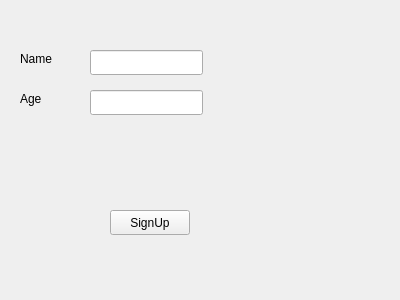
<?xml version="1.0" encoding="UTF-8"?>
<ui version="4.0">
 <class>SignUp</class>
 <widget class="QWidget" name="SignUp">
  <property name="geometry">
   <rect>
    <x>0</x>
    <y>0</y>
    <width>400</width>
    <height>300</height>
   </rect>
  </property>
  <property name="windowTitle">
   <string>SignUp</string>
  </property>
  <widget class="QLineEdit" name="lineEditAge">
   <property name="geometry">
    <rect>
     <x>90</x>
     <y>90</y>
     <width>113</width>
     <height>25</height>
    </rect>
   </property>
  </widget>
  <widget class="QLineEdit" name="lineEditName">
   <property name="geometry">
    <rect>
     <x>90</x>
     <y>50</y>
     <width>113</width>
     <height>25</height>
    </rect>
   </property>
  </widget>
  <widget class="QPushButton" name="pushButton">
   <property name="geometry">
    <rect>
     <x>110</x>
     <y>210</y>
     <width>80</width>
     <height>25</height>
    </rect>
   </property>
   <property name="text">
    <string>SignUp</string>
   </property>
  </widget>
  <widget class="QLabel" name="label">
   <property name="geometry">
    <rect>
     <x>20</x>
     <y>50</y>
     <width>54</width>
     <height>17</height>
    </rect>
   </property>
   <property name="text">
    <string>Name</string>
   </property>
  </widget>
  <widget class="QLabel" name="label_2">
   <property name="geometry">
    <rect>
     <x>20</x>
     <y>90</y>
     <width>54</width>
     <height>17</height>
    </rect>
   </property>
   <property name="text">
    <string>Age</string>
   </property>
  </widget>
 </widget>
 <layoutdefault spacing="6" margin="11"/>
 <resources/>
 <connections/>
</ui>
